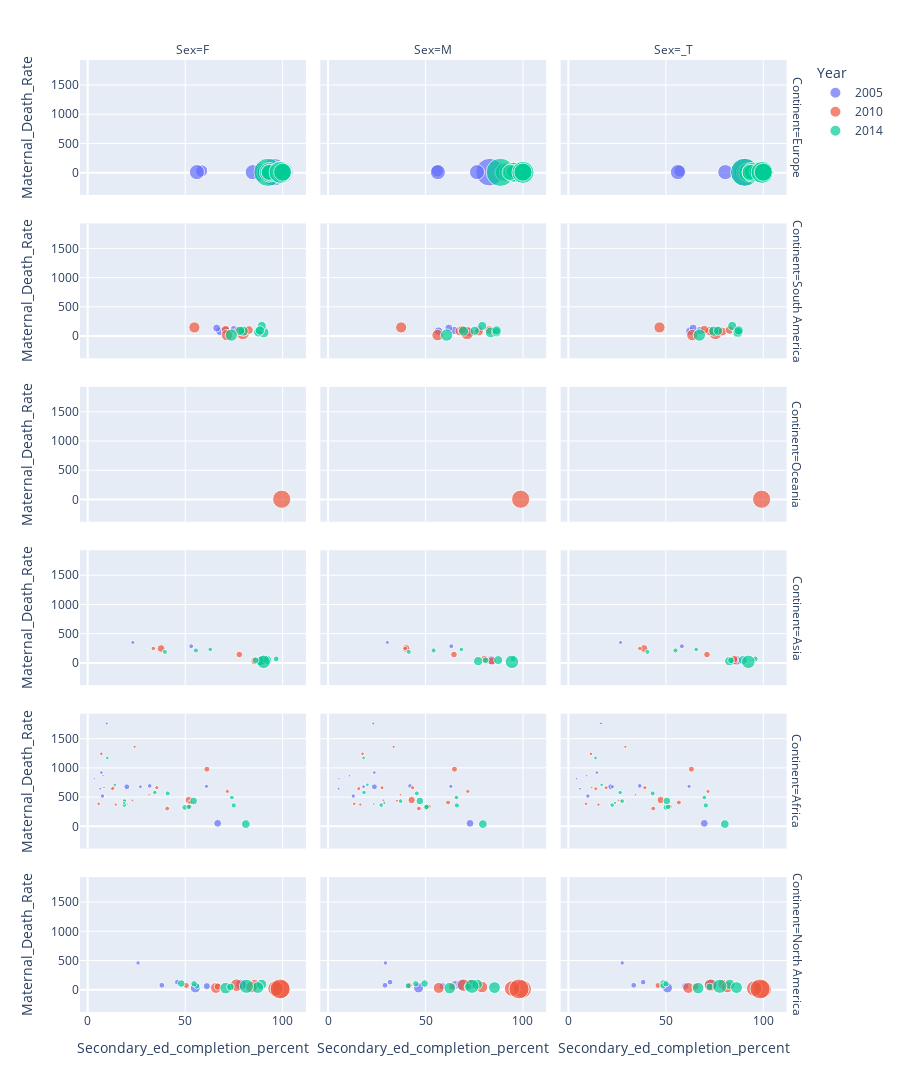

Notebook cell for this chart:
### Code cell
df = key_years[~key_years['Sex'].isna()
              & ~key_years['GDP_Per_Capita'].isna()]
fig =  px.scatter(df, 
                  x="Secondary_ed_completion_percent", 
                  y="Maternal_Death_Rate", 
                  color="Year",
                  size="GDP_Per_Capita",
                  facet_col="Sex",
                  facet_row='Continent',
                  height=1500,
                  hover_data=["Country"])
    
fig.show()
